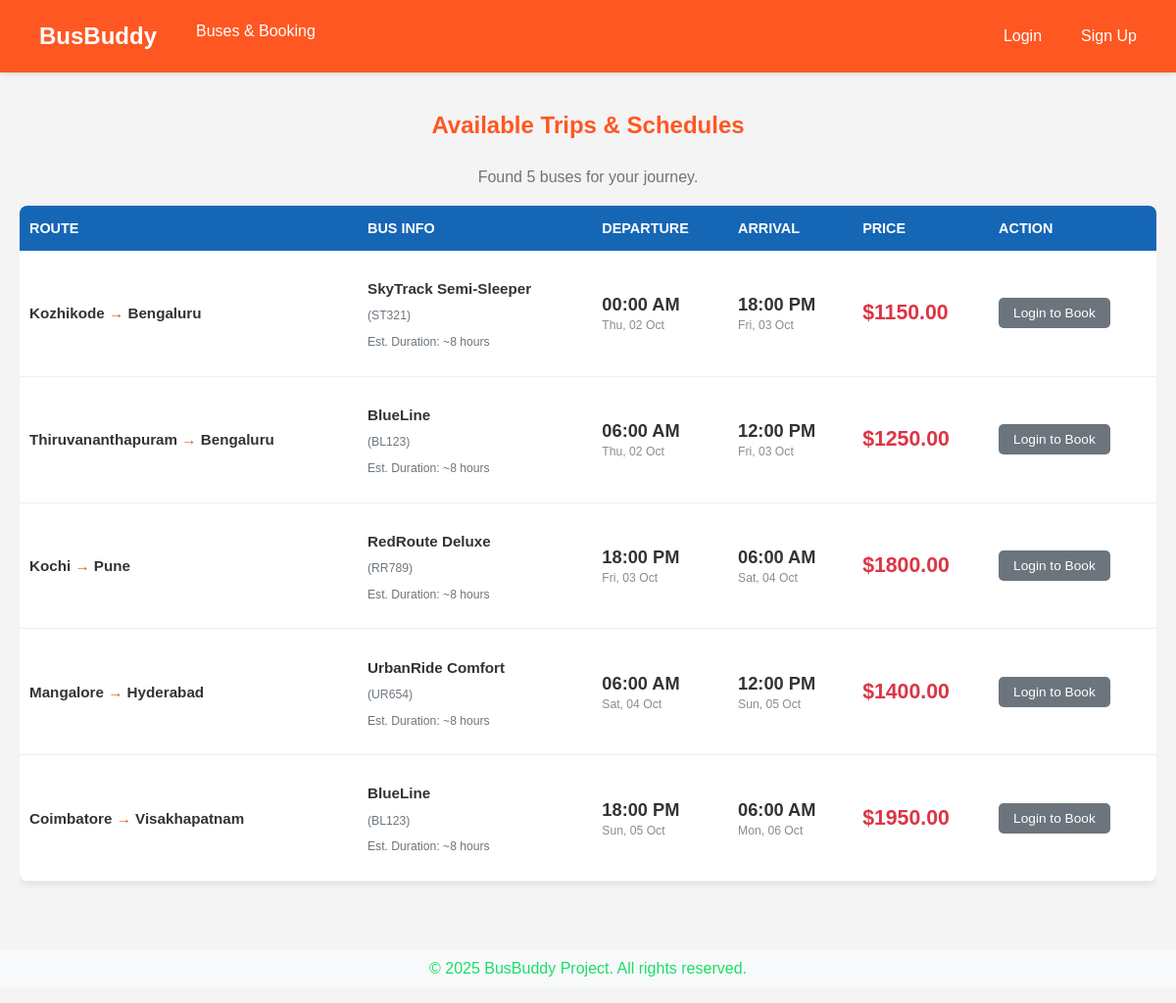
/buses/, run on the app's committed database.
### core/models.py (models this page shows, shortened)
class Trip(models.Model):
    route = models.ForeignKey(Route, on_delete=models.CASCADE)
    bus = models.ForeignKey(Bus, on_delete=models.CASCADE)
    departure_time = models.DateTimeField() # Visible as "Bus Timings"
    arrival_time = models.DateTimeField()
    price = models.DecimalField(max_digits=8, decimal_places=2) # Visible as "Price"

class Route(models.Model):
    origin = models.CharField(max_length=100)
    destination = models.CharField(max_length=100)

class Bus(models.Model):
    name = models.CharField(max_length=100) # e.g., 'Volvo Sleeper'
    bus_number = models.CharField(max_length=15, unique=True)
    capacity = models.IntegerField()
    amenities = models.ManyToManyField(Amenity, blank=True)

### core/views.py (the view)
# urls.py: path('buses/', views.TripListView.as_view(), name='bus_list'),
class TripListView(ListView):
    model = Trip
    template_name = 'core/bus_list.html'
    context_object_name = 'trips'
    queryset = Trip.objects.all().order_by('departure_time')

### core/templates/core/bus_list.html (shortened to what this page needs)
{% extends 'base.html' %}
{% load static %}
{% block content %}
<div class="schedule-container">
    <h2 class="schedule-header">Available Trips & Schedules</h2>
    {% if trips %}
        <p class="count-text">Found {{ trips.count }} buses for your journey.</p>
        <div class="table-responsive">
            <table class="trip-schedule-table">
                <thead>
                    <tr>
                        <th>Route</th>
                        <th>Bus Info</th>
                        <th>Departure</th>
                        <th>Arrival</th>
                        <th>Price</th>
                        <th>Action</th>
                    </tr>
                </thead>
                <tbody>
                    {% for trip in trips %}
                    <tr>
                        <td data-label="Route">
                            <strong>{{ trip.route.origin }}</strong>
                            <span class="arrow">→</span>
                            <strong>{{ trip.route.destination }}</strong>
                        </td>
                        <td data-label="Bus Info">
                            <div class="bus-details">
                                <p class="bus-name">{{ trip.bus.name }}</p>
                                <p class="bus-number">({{ trip.bus.bus_number }})</p>
                                <p class="bus-duration">Est. Duration: ~8 hours</p>
                            </div>
                        </td>
                        <td data-label="Departure">
                            <strong class="time-main">{{ trip.departure_time|date:"H:i A" }}</strong>
                            <span class="date-sub">{{ trip.departure_time|date:"D, d M" }}</span>
                        </td>
                        <td data-label="Arrival">
                            <strong class="time-main">{{ trip.arrival_time|date:"H:i A" }}</strong>
                            <span class="date-sub">{{ trip.arrival_time|date:"D, d M" }}</span>
                        </td>
                        <td data-label="Price">
                            <strong class="price-amount">${{ trip.price|floatformat:2 }}</strong>
                        </td>
                        <td data-label="Action">
                            {% if user.is_authenticated %}
                                <a href="{% url 'core:book_trip' trip.id %}" class="btn-book-trip">Book Seat</a>
                            {% else %}
                                <a href="{% url 'login' %}?next={% url 'core:book_trip' trip.id %}" class="btn-book-trip disabled-btn">Login to Book</a>
                            {% endif %}
                        </td>
                    </tr>
                    {% endfor %}
                </tbody>
            </table>
        </div>
        {% else %}
        <p class="no-results">Sorry, no trips are available for this route yet.</p>
    {% endif %}
</div>
{% endblock %}

### core/templates/base.html (shortened to what this page needs)
{% load static %}
<!DOCTYPE html>
<html lang="en">
<head>
    <link rel="stylesheet" href="{% static 'css/style.css' %}">
</head>
<body>
    <header>
        <nav class="navbar">
            <div class="navbar-links">
                <a href="{% url 'core:home' %}" class="navbar-brand">BusBuddy</a>
                <a href="{% url 'core:bus_list' %}">Buses & Booking</a>
            </div>
            <div class="navbar-links">
                {% if user.is_authenticated %}
                    <span style="padding: 8px 15px;">Welcome, {{ user.username }}</span>
                    <a href="{% url 'logout' %}">Logout</a>
                {% else %}
                    <a href="{% url 'login' %}">Login</a>
                    <a href="{% url 'core:signup' %}">Sign Up</a>
                {% endif %}
            </div>
        </nav>
    </header>
    <main class="container">
        {% block content %}{% endblock content %}
    </main>
    <footer>
        <p style="text-align: center; margin-top: 40px; padding: 10px; background: var(--light-bg); color: #19de68;">
            © 2025 BusBuddy Project. All rights reserved.
        </p>
    </footer>
    </body>
</html>

### core/static/css/style.css (style rules this page uses)
:root { --primary-color: #32dc84; --secondary-color: #1666b6; --accent-color: #ff5722; --text-dark: #333; --text-light: #fff; --bg-light: #f4f4f4; }
body { margin: 0; font-family: Arial, sans-serif; background-color: var(--bg-light); color: var(--text-dark); }

### core/templates/base.html (style rules this page uses)
:root { --primary-color: #ff5722; --accent-color: #d85c26; --light-bg: #f8f9fa; }
.navbar { background-color: var(--primary-color); color: white; padding: 15px 25px; display: flex; justify-content: space-between; align-items: center; box-shadow: 0 2px 4px rgba(0, 0, 0, 0.1); }
.navbar a { color: white; text-decoration: none; padding: 8px 15px; border-radius: 4px; transition: background-color 0.3s; }
.navbar-brand { font-size: 1.5em; font-weight: bold; }
.navbar-links { display: flex; gap: 10px; }

### core/templates/core/bus_list.html (style rules this page uses)
.schedule-container { max-width: 1200px; margin: 40px auto; padding: 0 20px; }
.schedule-header { text-align: center; color: var(--primary-color, #32dc84); margin-bottom: 30px; }
.count-text { text-align: center; color: #6c757d; margin-bottom: 20px; }
.table-responsive { overflow-x: auto; }
.trip-schedule-table { width: 100%; border-collapse: collapse; margin-bottom: 30px; background: white; box-shadow: 0 2px 8px rgba(0, 0, 0, 0.1); border-radius: 8px; overflow: hidden; }
.trip-schedule-table thead th { background-color: var(--secondary-color, #1666b6); color: white; padding: 15px 10px; text-align: left; font-weight: bold; text-transform: uppercase; font-size: 0.9em; }
.trip-schedule-table tbody tr { border-bottom: 1px solid #eee; transition: background-color 0.3s; }
.trip-schedule-table tbody td { padding: 15px 10px; vertical-align: middle; color: var(--text-dark, #333); font-size: 0.95em; }
.arrow { color: var(--accent-color, #ff5722); font-weight: 900; }
.bus-name { font-weight: bold; margin-bottom: 2px; }
.bus-number, .bus-duration { font-size: 0.8em; color: #6c757d; line-height: 1.2; }
.time-main { font-size: 1.2em; font-weight: bold; display: block; }
.date-sub { font-size: 0.8em; color: #8c8c8c; }
.price-amount { font-size: 1.4em; font-weight: 900; color: #dc3545; }
.btn-book-trip { display: inline-block; padding: 8px 15px; background-color: var(--primary-color, #32dc84); color: white; border-radius: 5px; text-decoration: none; transition: background-color 0.3s; font-size: 0.9em; }
.disabled-btn { background-color: #6c757d; cursor: not-allowed; pointer-events: none; }

### data on the page
Trip: route.origin "Kozhikode", route.destination "Bengaluru", bus.name "SkyTrack Semi-Sleeper", bus.bus_number "ST321", departure_time "00:00 AM", departure_time "Thu, 02 Oct", arrival_time "18:00 PM", arrival_time "Fri, 03 Oct", price "1150.00"
Trip: route.origin "Thiruvananthapuram", route.destination "Bengaluru", bus.name "BlueLine", bus.bus_number "BL123", departure_time "06:00 AM", departure_time "Thu, 02 Oct", arrival_time "12:00 PM", arrival_time "Fri, 03 Oct", price "1250.00"
Trip: route.origin "Kochi", route.destination "Pune", bus.name "RedRoute Deluxe", bus.bus_number "RR789", departure_time "18:00 PM", departure_time "Fri, 03 Oct", arrival_time "06:00 AM", arrival_time "Sat, 04 Oct", price "1800.00"
Trip: route.origin "Mangalore", route.destination "Hyderabad", bus.name "UrbanRide Comfort", bus.bus_number "UR654", departure_time "06:00 AM", departure_time "Sat, 04 Oct", arrival_time "12:00 PM", arrival_time "Sun, 05 Oct", price "1400.00"
Trip: route.origin "Coimbatore", route.destination "Visakhapatnam", bus.name "BlueLine", bus.bus_number "BL123", departure_time "18:00 PM", departure_time "Sun, 05 Oct", arrival_time "06:00 AM", arrival_time "Mon, 06 Oct", price "1950.00"

### other printed values
{{ trips.count }} "5"
